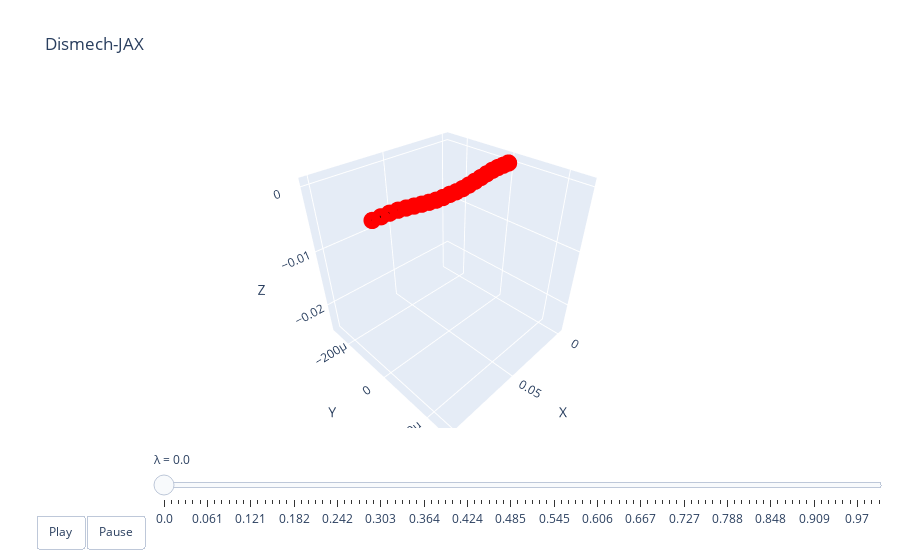

Notebook code for this chart:
### Code cell
lambdas = jnp.linspace(0, 1.0, 100)
xf_test = sim.solve(lambdas, xf0, final_Theta, aux, state, config=hodel.SolverConfig(nsteps=10))
xb_star = jax.vmap(fixed_0, (0, None))(lambdas, aux)
qs = jax.vmap(get_q, (0, 0, None))(xf_test, xb_star, aux)
dismech.animate(lambdas, qs, top)

### Figure 1 — Plotly figure (JSON) as saved in the notebook; plotly's stock layout.template omitted (floating-point values rounded to 4 significant figures)
{"data": [{"line": {"color": "black", "width": 4}, "marker": {"color": "red", "size": 6}, "mode": "lines+markers", "name": "edges", "type": "scatter3d", "x": [0, 0.005, null, 0.005, 0.01, null, 0.01, 0.015, null, 0.015, 0.02, null, 0.02, 0.025, null, 0.025, 0.03, null, 0.03, 0.035, null, 0.035, 0.04, null, 0.04, 0.045, null, 0.045, 0.05, null, 0.05, 0.055, null, 0.055, 0.06, null, 0.06, 0.065, null, 0.065, 0.07, null, 0.07, 0.075, null, 0.075, 0.08, null, 0.08, 0.085, null, 0.085, 0.09, null, 0.09, 0.095, null, 0.095, 0.1, null], "y": [0, 0, null, 0, 0, null, 0, 0, null, 0, 0, null, 0, 0, null, 0, 0, null, 0, 0, null, 0, 0, null, 0, 0, null, 0, 0, null, 0, 0, null, 0, 0, null, 0, 0, null, 0, 0, null, 0, 0, null, 0, 0, null, 0, 0, null, 0, 0, null, 0, 0, null, 0, 0, null], "z": [0, 0, null, 0, 0, null, 0, -7.731e-05, null, -7.731e-05, -0.0002365, null, -0.0002365, -0.0004188, null, -0.0004188, -0.0006019, null, -0.0006019, -0.0007704, null, -0.0007704, -0.0008984, null, -0.0008984, -0.0009517, null, -0.0009517, -0.0009182, null, -0.0009182, -0.0009517, null, -0.0009517, -0.0008984, null, -0.0008984, -0.0007704, null, -0.0007704, -0.0006019, null, -0.0006019, -0.0004188, null, -0.0004188, -0.0002365, null, -0.0002365, -7.731e-05, null, -7.731e-05, 0, null, 0, 0, null, 0, 0, null]}], "layout": {"scene": {"xaxis": {"range": [-0.005, 0.105], "title": {"text": "X"}}, "yaxis": {"range": [-0.0002965, 0.0002811], "title": {"text": "Y"}}, "zaxis": {"range": [-0.02547, 0.001213], "title": {"text": "Z"}}}, "sliders": [{"currentvalue": {"prefix": "λ = "}, "steps": [{"args": [["0.0"], {"frame": {"duration": 50, "redraw": true}, "mode": "immediate"}], "label": "0.0", "method": "animate"}, {"args": [["0.01"], {"frame": {"duration": 50, "redraw": true}, "mode": "immediate"}], "label": "0.01", "method": "animate"}, {"args": [["0.02"], {"frame": {"duration": 50, "redraw": true}, "mode": "immediate"}], "label": "0.02", "method": "animate"}, {"args": [["0.03"], {"frame": {"duration": 50, "redraw": true}, "mode": "immediate"}], "label": "0.03", "method": "animate"}, {"args": [["0.04"], {"frame": {"duration": 50, "redraw": true}, "mode": "immediate"}], "label": "0.04", "method": "animate"}, {"args": [["0.051"], {"frame": {"duration": 50, "redraw": true}, "mode": "immediate"}], "label": "0.051", "method": "animate"}, {"args": [["0.061"], {"frame": {"duration": 50, "redraw": true}, "mode": "immediate"}], "label": "0.061", "method": "animate"}, {"args": [["0.071"], {"frame": {"duration": 50, "redraw": true}, "mode": "immediate"}], "label": "0.071", "method": "animate"}, {"args": [["0.081"], {"frame": {"duration": 50, "redraw": true}, "mode": "immediate"}], "label": "0.081", "method": "animate"}, {"args": [["0.091"], {"frame": {"duration": 50, "redraw": true}, "mode": "immediate"}], "label": "0.091", "method": "animate"}, {"args": [["0.101"], {"frame": {"duration": 50, "redraw": true}, "mode": "immediate"}], "label": "0.101", "method": "animate"}, {"args": [["0.111"], {"frame": {"duration": 50, "redraw": true}, "mode": "immediate"}], "label": "0.111", "method": "animate"}, {"args": [["0.121"], {"frame": {"duration": 50, "redraw": true}, "mode": "immediate"}], "label": "0.121", "method": "animate"}, {"args": [["0.131"], {"frame": {"duration": 50, "redraw": true}, "mode": "immediate"}], "label": "0.131", "method": "animate"}, {"args": [["0.141"], {"frame": {"duration": 50, "redraw": true}, "mode": "immediate"}], "label": "0.141", "method": "animate"}, {"args": [["0.152"], {"frame": {"duration": 50, "redraw": true}, "mode": "immediate"}], "label": "0.152", "method": "animate"}, {"args": [["0.162"], {"frame": {"duration": 50, "redraw": true}, "mode": "immediate"}], "label": "0.162", "method": "animate"}, {"args": [["0.172"], {"frame": {"duration": 50, "redraw": true}, "mode": "immediate"}], "label": "0.172", "method": "animate"}, {"args": [["0.182"], {"frame": {"duration": 50, "redraw": true}, "mode": "immediate"}], "label": "0.182", "method": "animate"}, {"args": [["0.192"], {"frame": {"duration": 50, "redraw": true}, "mode": "immediate"}], "label": "0.192", "method": "animate"}, {"args": [["0.202"], {"frame": {"duration": 50, "redraw": true}, "mode": "immediate"}], "label": "0.202", "method": "animate"}, {"args": [["0.212"], {"frame": {"duration": 50, "redraw": true}, "mode": "immediate"}], "label": "0.212", "method": "animate"}, {"args": [["0.222"], {"frame": {"duration": 50, "redraw": true}, "mode": "immediate"}], "label": "0.222", "method": "animate"}, {"args": [["0.232"], {"frame": {"duration": 50, "redraw": true}, "mode": "immediate"}], "label": "0.232", "method": "animate"}, {"args": [["0.242"], {"frame": {"duration": 50, "redraw": true}, "mode": "immediate"}], "label": "0.242", "method": "animate"}, {"args": [["0.253"], {"frame": {"duration": 50, "redraw": true}, "mode": "immediate"}], "label": "0.253", "method": "animate"}, {"args": [["0.263"], {"frame": {"duration": 50, "redraw": true}, "mode": "immediate"}], "label": "0.263", "method": "animate"}, {"args": [["0.273"], {"frame": {"duration": 50, "redraw": true}, "mode": "immediate"}], "label": "0.273", "method": "animate"}, {"args": [["0.283"], {"frame": {"duration": 50, "redraw": true}, "mode": "immediate"}], "label": "0.283", "method": "animate"}, {"args": [["0.293"], {"frame": {"duration": 50, "redraw": true}, "mode": "immediate"}], "label": "0.293", "method": "animate"}, {"args": [["0.303"], {"frame": {"duration": 50, "redraw": true}, "mode": "immediate"}], "label": "0.303", "method": "animate"}, {"args": [["0.313"], {"frame": {"duration": 50, "redraw": true}, "mode": "immediate"}], "label": "0.313", "method": "animate"}, {"args": [["0.323"], {"frame": {"duration": 50, "redraw": true}, "mode": "immediate"}], "label": "0.323", "method": "animate"}, {"args": [["0.333"], {"frame": {"duration": 50, "redraw": true}, "mode": "immediate"}], "label": "0.333", "method": "animate"}, {"args": [["0.343"], {"frame": {"duration": 50, "redraw": true}, "mode": "immediate"}], "label": "0.343", "method": "animate"}, {"args": [["0.354"], {"frame": {"duration": 50, "redraw": true}, "mode": "immediate"}], "label": "0.354", "method": "animate"}, {"args": [["0.364"], {"frame": {"duration": 50, "redraw": true}, "mode": "immediate"}], "label": "0.364", "method": "animate"}, {"args": [["0.374"], {"frame": {"duration": 50, "redraw": true}, "mode": "immediate"}], "label": "0.374", "method": "animate"}, {"args": [["0.384"], {"frame": {"duration": 50, "redraw": true}, "mode": "immediate"}], "label": "0.384", "method": "animate"}, {"args": [["0.394"], {"frame": {"duration": 50, "redraw": true}, "mode": "immediate"}], "label": "0.394", "method": "animate"}, {"args": [["0.404"], {"frame": {"duration": 50, "redraw": true}, "mode": "immediate"}], "label": "0.404", "method": "animate"}, {"args": [["0.414"], {"frame": {"duration": 50, "redraw": true}, "mode": "immediate"}], "label": "0.414", "method": "animate"}, {"args": [["0.424"], {"frame": {"duration": 50, "redraw": true}, "mode": "immediate"}], "label": "0.424", "method": "animate"}, {"args": [["0.434"], {"frame": {"duration": 50, "redraw": true}, "mode": "immediate"}], "label": "0.434", "method": "animate"}, {"args": [["0.444"], {"frame": {"duration": 50, "redraw": true}, "mode": "immediate"}], "label": "0.444", "method": "animate"}, {"args": [["0.455"], {"frame": {"duration": 50, "redraw": true}, "mode": "immediate"}], "label": "0.455", "method": "animate"}, {"args": [["0.465"], {"frame": {"duration": 50, "redraw": true}, "mode": "immediate"}], "label": "0.465", "method": "animate"}, {"args": [["0.475"], {"frame": {"duration": 50, "redraw": true}, "mode": "immediate"}], "label": "0.475", "method": "animate"}, {"args": [["0.485"], {"frame": {"duration": 50, "redraw": true}, "mode": "immediate"}], "label": "0.485", "method": "animate"}, {"args": [["0.495"], {"frame": {"duration": 50, "redraw": true}, "mode": "immediate"}], "label": "0.495", "method": "animate"}, {"args": [["0.505"], {"frame": {"duration": 50, "redraw": true}, "mode": "immediate"}], "label": "0.505", "method": "animate"}, {"args": [["0.515"], {"frame": {"duration": 50, "redraw": true}, "mode": "immediate"}], "label": "0.515", "method": "animate"}, {"args": [["0.525"], {"frame": {"duration": 50, "redraw": true}, "mode": "immediate"}], "label": "0.525", "method": "animate"}, {"args": [["0.535"], {"frame": {"duration": 50, "redraw": true}, "mode": "immediate"}], "label": "0.535", "method": "animate"}, {"args": [["0.545"], {"frame": {"duration": 50, "redraw": true}, "mode": "immediate"}], "label": "0.545", "method": "animate"}, {"args": [["0.556"], {"frame": {"duration": 50, "redraw": true}, "mode": "immediate"}], "label": "0.556", "method": "animate"}, {"args": [["0.566"], {"frame": {"duration": 50, "redraw": true}, "mode": "immediate"}], "label": "0.566", "method": "animate"}, {"args": [["0.576"], {"frame": {"duration": 50, "redraw": true}, "mode": "immediate"}], "label": "0.576", "method": "animate"}, {"args": [["0.586"], {"frame": {"duration": 50, "redraw": true}, "mode": "immediate"}], "label": "0.586", "method": "animate"}, {"args": [["0.596"], {"frame": {"duration": 50, "redraw": true}, "mode": "immediate"}], "label": "0.596", "method": "animate"}, {"args": [["0.606"], {"frame": {"duration": 50, "redraw": true}, "mode": "immediate"}], "label": "0.606", "method": "animate"}, {"args": [["0.616"], {"frame": {"duration": 50, "redraw": true}, "mode": "immediate"}], "label": "0.616", "method": "animate"}, {"args": [["0.626"], {"frame": {"duration": 50, "redraw": true}, "mode": "immediate"}], "label": "0.626", "method": "animate"}, {"args": [["0.636"], {"frame": {"duration": 50, "redraw": true}, "mode": "immediate"}], "label": "0.636", "method": "animate"}, {"args": [["0.646"], {"frame": {"duration": 50, "redraw": true}, "mode": "immediate"}], "label": "0.646", "method": "animate"}, {"args": [["0.657"], {"frame": {"duration": 50, "redraw": true}, "mode": "immediate"}], "label": "0.657", "method": "animate"}, {"args": [["0.667"], {"frame": {"duration": 50, "redraw": true}, "mode": "immediate"}], "label": "0.667", "method": "animate"}, {"args": [["0.677"], {"frame": {"duration": 50, "redraw": true}, "mode": "immediate"}], "label": "0.677", "method": "animate"}, {"args": [["0.687"], {"frame": {"duration": 50, "redraw": true}, "mode": "immediate"}], "label": "0.687", "method": "animate"}, {"args": [["0.697"], {"frame": {"duration": 50, "redraw": true}, "mode": "immediate"}], "label": "0.697", "method": "animate"}, {"args": [["0.707"], {"frame": {"duration": 50, "redraw": true}, "mode": "immediate"}], "label": "0.707", "method": "animate"}, {"args": [["0.717"], {"frame": {"duration": 50, "redraw": true}, "mode": "immediate"}], "label": "0.717", "method": "animate"}, {"args": [["0.727"], {"frame": {"duration": 50, "redraw": true}, "mode": "immediate"}], "label": "0.727", "method": "animate"}, {"args": [["0.737"], {"frame": {"duration": 50, "redraw": true}, "mode": "immediate"}], "label": "0.737", "method": "animate"}, {"args": [["0.747"], {"frame": {"duration": 50, "redraw": true}, "mode": "immediate"}], "label": "0.747", "method": "animate"}, {"args": [["0.758"], {"frame": {"duration": 50, "redraw": true}, "mode": "immediate"}], "label": "0.758", "method": "animate"}, {"args": [["0.768"], {"frame": {"duration": 50, "redraw": true}, "mode": "immediate"}], "label": "0.768", "method": "animate"}, {"args": [["0.778"], {"frame": {"duration": 50, "redraw": true}, "mode": "immediate"}], "label": "0.778", "method": "animate"}, {"args": [["0.788"], {"frame": {"duration": 50, "redraw": true}, "mode": "immediate"}], "label": "0.788", "method": "animate"}, {"args": [["0.798"], {"frame": {"duration": 50, "redraw": true}, "mode": "immediate"}], "label": "0.798", "method": "animate"}, {"args": [["0.808"], {"frame": {"duration": 50, "redraw": true}, "mode": "immediate"}], "label": "0.808", "method": "animate"}, {"args": [["0.818"], {"frame": {"duration": 50, "redraw": true}, "mode": "immediate"}], "label": "0.818", "method": "animate"}, {"args": [["0.828"], {"frame": {"duration": 50, "redraw": true}, "mode": "immediate"}], "label": "0.828", "method": "animate"}, {"args": [["0.838"], {"frame": {"duration": 50, "redraw": true}, "mode": "immediate"}], "label": "0.838", "method": "animate"}, {"args": [["0.848"], {"frame": {"duration": 50, "redraw": true}, "mode": "immediate"}], "label": "0.848", "method": "animate"}, {"args": [["0.859"], {"frame": {"duration": 50, "redraw": true}, "mode": "immediate"}], "label": "0.859", "method": "animate"}, {"args": [["0.869"], {"frame": {"duration": 50, "redraw": true}, "mode": "immediate"}], "label": "0.869", "method": "animate"}, {"args": [["0.879"], {"frame": {"duration": 50, "redraw": true}, "mode": "immediate"}], "label": "0.879", "method": "animate"}, {"args": [["0.889"], {"frame": {"duration": 50, "redraw": true}, "mode": "immediate"}], "label": "0.889", "method": "animate"}, {"args": [["0.899"], {"frame": {"duration": 50, "redraw": true}, "mode": "immediate"}], "label": "0.899", "method": "animate"}, {"args": [["0.909"], {"frame": {"duration": 50, "redraw": true}, "mode": "immediate"}], "label": "0.909", "method": "animate"}, {"args": [["0.919"], {"frame": {"duration": 50, "redraw": true}, "mode": "immediate"}], "label": "0.919", "method": "animate"}, {"args": [["0.929"], {"frame": {"duration": 50, "redraw": true}, "mode": "immediate"}], "label": "0.929", "method": "animate"}, {"args": [["0.939"], {"frame": {"duration": 50, "redraw": true}, "mode": "immediate"}], "label": "0.939", "method": "animate"}, {"args": [["0.949"], {"frame": {"duration": 50, "redraw": true}, "mode": "immediate"}], "label": "0.949", "method": "animate"}, {"args": [["0.96"], {"frame": {"duration": 50, "redraw": true}, "mode": "immediate"}], "label": "0.96", "method": "animate"}, {"args": [["0.97"], {"frame": {"duration": 50, "redraw": true}, "mode": "immediate"}], "label": "0.97", "method": "animate"}, {"args": [["0.98"], {"frame": {"duration": 50, "redraw": true}, "mode": "immediate"}], "label": "0.98", "method": "animate"}, {"args": [["0.99"], {"frame": {"duration": 50, "redraw": true}, "mode": "immediate"}], "label": "0.99", "method": "animate"}, {"args": [["1.0"], {"frame": {"duration": 50, "redraw": true}, "mode": "immediate"}], "label": "1.0", "method": "animate"}], "transition": {"duration": 0}, "x": 0.1, "y": 0}], "title": {"text": "Dismech-JAX"}, "updatemenus": [{"buttons": [{"args": [null, {"frame": {"duration": 50, "redraw": true}, "fromcurrent": true}], "label": "Play", "method": "animate"}, {"args": [[null], {"frame": {"duration": 0, "redraw": true}, "mode": "immediate"}], "label": "Pause", "method": "animate"}], "direction": "left", "pad": {"r": 10, "t": 87}, "showactive": false, "type": "buttons", "x": 0.1, "xanchor": "right", "y": 0, "yanchor": "top"}]}}
